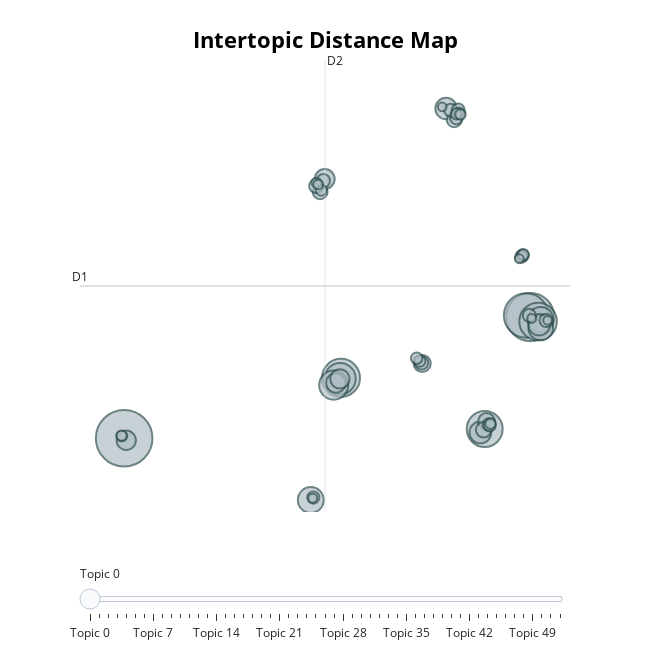

This figure's notebook cell:
### Code cell
# Topics visualization
topic_model_real.visualize_topics()
